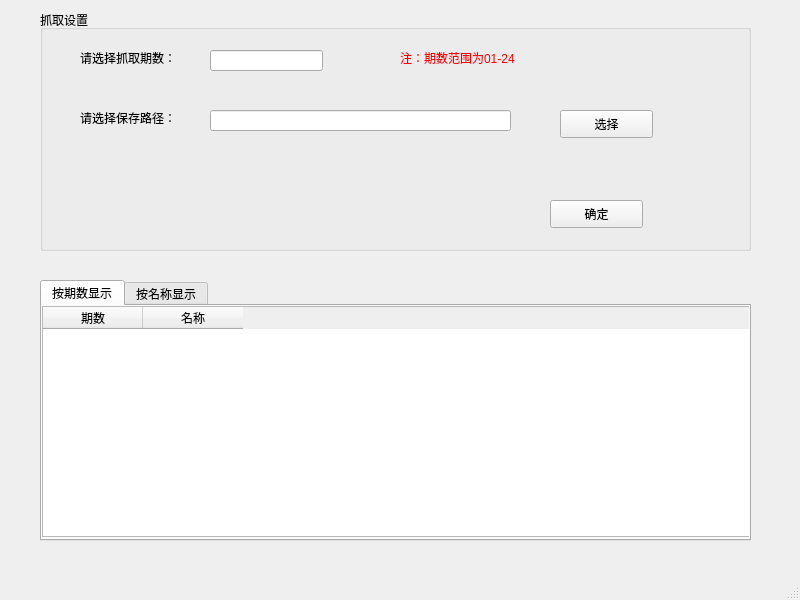
<?xml version="1.0" encoding="UTF-8"?>
<ui version="4.0">
 <class>MainWindow</class>
 <widget class="QMainWindow" name="MainWindow">
  <property name="geometry">
   <rect>
    <x>0</x>
    <y>0</y>
    <width>800</width>
    <height>600</height>
   </rect>
  </property>
  <property name="windowTitle">
   <string>MainWindow</string>
  </property>
  <widget class="QWidget" name="centralwidget">
   <widget class="QGroupBox" name="lv_state">
    <property name="geometry">
     <rect>
      <x>40</x>
      <y>10</y>
      <width>711</width>
      <height>241</height>
     </rect>
    </property>
    <property name="styleSheet">
     <string notr="true">edi</string>
    </property>
    <property name="title">
     <string>抓取设置</string>
    </property>
    <widget class="QLabel" name="label">
     <property name="geometry">
      <rect>
       <x>40</x>
       <y>40</y>
       <width>121</width>
       <height>16</height>
      </rect>
     </property>
     <property name="text">
      <string>请选择抓取期数：</string>
     </property>
    </widget>
    <widget class="QLabel" name="label_2">
     <property name="geometry">
      <rect>
       <x>40</x>
       <y>100</y>
       <width>121</width>
       <height>16</height>
      </rect>
     </property>
     <property name="text">
      <string>请选择保存路径：</string>
     </property>
    </widget>
    <widget class="QLabel" name="label_3">
     <property name="geometry">
      <rect>
       <x>360</x>
       <y>40</y>
       <width>161</width>
       <height>16</height>
      </rect>
     </property>
     <property name="font">
      <font>
       <italic>false</italic>
      </font>
     </property>
     <property name="styleSheet">
      <string notr="true">color:red</string>
     </property>
     <property name="text">
      <string>注：期数范围为01-24</string>
     </property>
     <property name="textFormat">
      <enum>Qt::AutoText</enum>
     </property>
    </widget>
    <widget class="QLineEdit" name="lineEdit_path">
     <property name="geometry">
      <rect>
       <x>170</x>
       <y>100</y>
       <width>301</width>
       <height>21</height>
      </rect>
     </property>
    </widget>
    <widget class="QLineEdit" name="lineEdit_choose">
     <property name="geometry">
      <rect>
       <x>170</x>
       <y>40</y>
       <width>113</width>
       <height>21</height>
      </rect>
     </property>
    </widget>
    <widget class="QPushButton" name="pushButton_select">
     <property name="geometry">
      <rect>
       <x>520</x>
       <y>100</y>
       <width>93</width>
       <height>28</height>
      </rect>
     </property>
     <property name="text">
      <string>选择</string>
     </property>
    </widget>
    <widget class="QPushButton" name="pushButton_ok">
     <property name="geometry">
      <rect>
       <x>510</x>
       <y>190</y>
       <width>93</width>
       <height>28</height>
      </rect>
     </property>
     <property name="text">
      <string>确定</string>
     </property>
    </widget>
   </widget>
   <widget class="QTabWidget" name="tabWidget">
    <property name="geometry">
     <rect>
      <x>40</x>
      <y>280</y>
      <width>711</width>
      <height>261</height>
     </rect>
    </property>
    <property name="currentIndex">
     <number>0</number>
    </property>
    <widget class="QWidget" name="tab">
     <attribute name="title">
      <string>按期数显示</string>
     </attribute>
     <widget class="QTableWidget" name="tableWidget">
      <property name="geometry">
       <rect>
        <x>0</x>
        <y>0</y>
        <width>711</width>
        <height>231</height>
       </rect>
      </property>
      <property name="gridStyle">
       <enum>Qt::SolidLine</enum>
      </property>
      <column>
       <property name="text">
        <string>期数</string>
       </property>
      </column>
      <column>
       <property name="text">
        <string>名称</string>
       </property>
      </column>
     </widget>
    </widget>
    <widget class="QWidget" name="tab_2">
     <attribute name="title">
      <string>按名称显示</string>
     </attribute>
     <widget class="QListWidget" name="listWidget">
      <property name="geometry">
       <rect>
        <x>0</x>
        <y>0</y>
        <width>711</width>
        <height>231</height>
       </rect>
      </property>
     </widget>
    </widget>
   </widget>
  </widget>
  <widget class="QMenuBar" name="menubar">
   <property name="geometry">
    <rect>
     <x>0</x>
     <y>0</y>
     <width>800</width>
     <height>26</height>
    </rect>
   </property>
  </widget>
  <widget class="QStatusBar" name="statusbar"/>
 </widget>
 <resources/>
 <connections/>
</ui>
